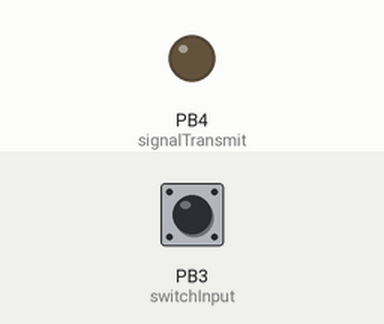
Simulated run of this sketch. Board: ATtiny85, built with avr-gcc and run on an emulated ATtiny85. Shown: output pins drawn as LEDs (lit = HIGH). Dashed ring = blinking. The inputs (shaded band) are chosen by the test bench; at power-on: PB3 (switchInput) HIGH. Sleep ends after the set time or at an interrupt.

Above: at 1.2 s.
1.3 s: PB3 (switchInput) pulled LOW for 0.15 s
At 1.45 s:
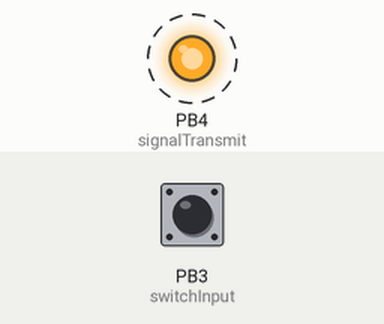
Timing chart, 0 to 7.7 s (numbered marks = the images above; inputs shaded):
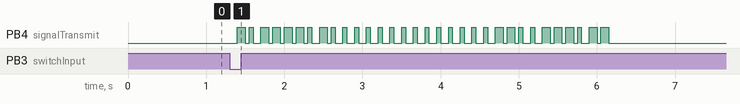

Measured:
- after the input at 1.3 s, PB4 (signalTransmit): alternates HIGH for 0.05 s and LOW for 0.10 s, 64 changes in all, then stays LOW, starting after 0.10 s

The sketch:

ParkingTransmitter.ino
```cpp
#include <avr/sleep.h>
#include <avr/interrupt.h>

const int switchInput = 3;
const int signalTransmit = 4;
const short ID = 0x0001;
const int dataTransmitDelay = 50;

void sendMessage(unsigned int content) {
  //32-bit integer to send a full status update when something changes
  //Message:
  //  8 bits of preemble (10111111) to attenuate noise (char)
  //  16 bits of message (public key encrypted) (long)
  //  4 bits of message xor checksum
  //  4 bits of tail (1011)
  unsigned char checksum = 0x00;
  for(char i = 0; i < 4; i++) checksum ^= (((unsigned char) (content >> (4*i))) & 0x0F);
  unsigned long message = 0xBD00000B | ((unsigned long) (content & 0xFFFF)) << 8 | checksum << 4;
  digitalWrite(signalTransmit, LOW);
  delay(dataTransmitDelay * 2);
  for(char i = 31; i >= 0; i--) {
    digitalWrite(signalTransmit, HIGH);
    delay(dataTransmitDelay);
    if(message & ((unsigned long long) 1)<<i) delay(dataTransmitDelay);
    digitalWrite(signalTransmit, LOW);
    delay(dataTransmitDelay);
    if(!(message & ((unsigned long long) 1)<<i)) delay(dataTransmitDelay);
  }
}

// from https://bigdanzblog.wordpress.com/2014/08/10/attiny85-wake-from-sleep-on-pin-state-change-code-example/
void sleep() {
  GIMSK |= _BV(PCIE);                     // Enable Pin Change Interrupts
  PCMSK |= _BV(PCINT3);                   // Use PB3 as interrupt pin
  ADCSRA &= ~_BV(ADEN);                   // ADC off
  set_sleep_mode(SLEEP_MODE_PWR_DOWN);    // replaces above statement

  sleep_enable();                         // Sets the Sleep Enable bit in the MCUCR Register (SE BIT)
  sei();                                  // Enable interrupts
  sleep_cpu();                            // sleep

  cli();                                  // Disable interrupts
  PCMSK &= ~_BV(PCINT3);                  // Turn off PB3 as interrupt pin
  sleep_disable();                        // Clear SE bit
  ADCSRA |= _BV(ADEN);                    // ADC on

  sei();                                  // Enable interrupts
} // sleep

ISR(PCINT0_vect) {
  // This is called when the interrupt occurs, but I don't need to do anything in it
}

void setup() {
  pinMode(switchInput, INPUT);
  digitalWrite(switchInput, HIGH);
  pinMode(signalTransmit, OUTPUT);
}

void loop() {
  sleep();
  sendMessage((ID << 1) | !digitalRead(switchInput));
}
```
